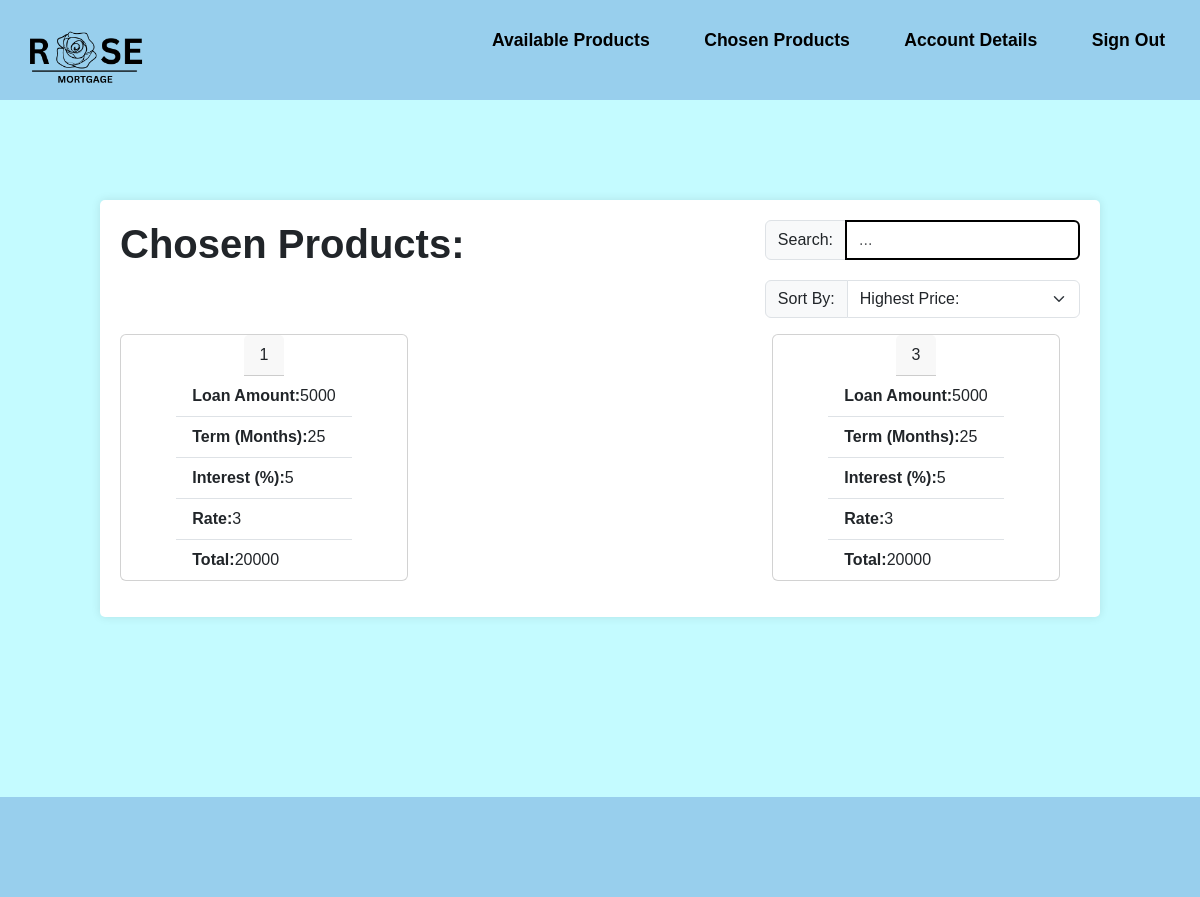
The page /MemberChosenProducts.php on the database its author committed.
### tables this page shows
CREATE TABLE "Quote" (
	"Quote_ID"	INTEGER NOT NULL,
	"Product_ID"	INTEGER NOT NULL,
	"RegisteredUser_ID"	INTEGER NOT NULL,
	"loan_amount"	INTEGER NOT NULL,
	"term"	INTEGER NOT NULL,
	"interest"	INTEGER NOT NULL,
	"rate"	INTEGER NOT NULL,
	"total"	INTEGER NOT NULL,
	"product_starred"	INTEGER NOT NULL,
	FOREIGN KEY("Quote_ID") REFERENCES "Quote"("Quote_ID"),
	FOREIGN KEY("Product_ID") REFERENCES "Product"("Product_ID"),
	FOREIGN KEY("RegisteredUser_ID") REFERENCES "RegisteredUser"("RegisteredUser_ID"),
	PRIMARY KEY("Quote_ID" AUTOINCREMENT)
);

### MemberChosenProducts.php (the view, shortened to what this page needs)
<?php
require_once 'connection.php';
$sql = "SELECT * FROM Quote WHERE product_starred = 1";
$statement = $db->query($sql);
?>
<!DOCTYPE html>
<html lang="en">
<head>
  <link rel="stylesheet" href="https://cdn.jsdelivr.net/npm/bootstrap@5.3.2/dist/css/bootstrap.min.css"
>
  <link rel="stylesheet" href="style.css">
</head>
<body>
  <header class="flex-container">
    <a href="MemberViewProducts.php"> <img src="Assets/logo.png" alt="Rose Mortgage"> </a>
    <div>
      <ul class="nav-links">
        <li><a href="MemberViewProducts.php">Available Products</a></li>
        <li><a href="MemberChosenProducts.php">Chosen Products</a></li>
        <li><a href="MemberAccountDetails.php">Account Details</a></li>
        <li><a href="home.php">Sign Out</a></li>
      </ul>
    </div>
  </header>
  <div class="largecontainer">
    <div class="flex-container">
      <div>
        <h1><b>Chosen Products:</b></h1>
      </div>
      <div>
        <div class="input-group flex-nowrap">
          <span class="input-group-text" id="addon-wrapping">Search:</span>
          <input type="text" class="form-control" placeholder="..." aria-label="Username"
            aria-describedby="addon-wrapping">
        </div>
        <div class="input-group mb-3">
          <label class="input-group-text" for="inputGroupSelect01">Sort By:</label>
          <select class="form-select" id="inputGroupSelect01">
            <option selected>Highest Price:</option>
          </select>
        </div>
      </div>
    </div>
    <div class="flex-table">
      <?php
      while ($row = $statement->fetch(PDO::FETCH_ASSOC)) {
      ?>
      <div class="card" style="width: 18rem;">
        <div class="card-header">
          <?php echo $row["Quote_ID"]; ?>
        </div>
        <ul class="list-group list-group-flush">
          <li class="list-group-item"><b>Loan Amount:</b><?php echo $row["loan_amount"]; ?></li>
          <li class="list-group-item"><b>Term (Months):</b><?php echo $row["term"]; ?></li>
          <li class="list-group-item"><b>Interest (%):</b><?php echo $row["interest"]; ?></li>
          <li class="list-group-item"><b>Rate:</b><?php echo $row["rate"]; ?></li>
          <li class="list-group-item"><b>Total:</b><?php echo $row["total"]; ?></li>
        </ul>
      </div>
      <?php
      }
      ?>
    </div>
  </div>
  <footer>
  </footer>
</body>
</html>

### style.css (style rules this page uses)
* { margin: 0; padding: 0; text-decoration: none; font-family: Arial, Helvetica, sans-serif; box-sizing: border-box; list-style: none; }
a { color: #000; text-decoration: none; }
header { background-color: #98CFED; padding: 10px; color: black; height: 100px; width: 100%; top: 0; display: flex; justify-content: flex-start; align-items: center; z-index: 1000; }
.nav-links li { display: inline-block; position: relative; margin: 0 25px; }
.nav-links li a { font-weight: bold; font-size: 1.1rem; text-decoration: none; color: black; }
.nav-links li::after { content: ''; width: 0%; height: 2px; background: #000; display: block; margin: auto; position: absolute; top: 100%; left: 50%; transform: translate(-50%); transition: 0.7s; }
header img { width: 150px; height: auto; }
body { background-color: #c4fbff; display: flex; flex-direction: column; min-height: 100vh; }
.card { height: 100%; display: flex; justify-content: center; align-items: center; }
ul { flex: 1; margin-bottom: 20px; }
ul li { list-style-type: disc; }
.form-control { border: 2px solid black; }
.largecontainer { width: 1000px; margin: 100px auto 80px; padding: 20px; background-color: #fff; border-radius: 5px; box-shadow: 0 0 10px rgba(0, 0, 0, 0.1); }
.flex-container { display: flex; flex-direction: row; justify-content:space-between; }
.flex-table { display:flex; flex-direction: row; flex-wrap: wrap; align-content: flex-start; justify-content: space-between; margin-right: 20px; margin-bottom: 1em; }
label { display: block; font-weight: bold; }
.input-group { margin-bottom: 20px; }
footer { background-color: #98CFED; padding: 10px; color: black; height: 100px; width: 100%; bottom: 0; z-index: 1000; margin-top: 100px; }

### rows shown on the page
quote: Quote_ID "1", loan_amount "5000", term "25", interest "5", rate "3", total "20000"
quote: Quote_ID "3", loan_amount "5000", term "25", interest "5", rate "3", total "20000"
